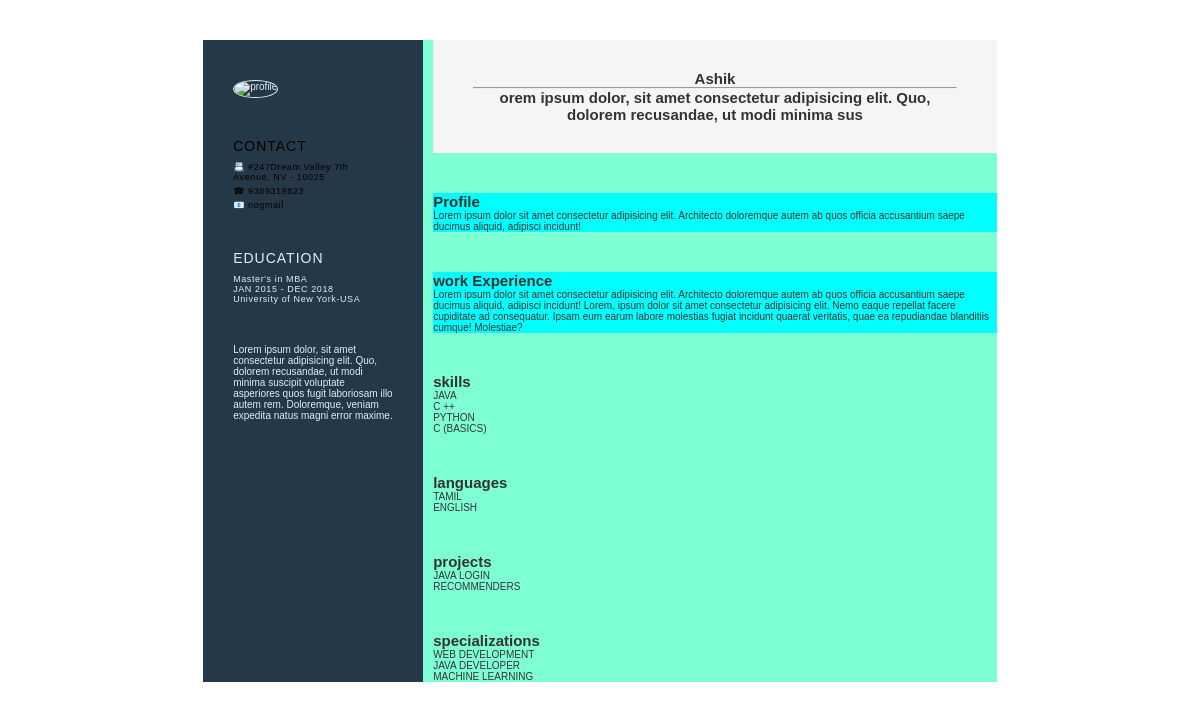
Screenshot of /resume/ with the database file from the repository.
### GenerateResume/models.py (models this page shows)
class userinfo(models.Model):
    uid = models.CharField(max_length=10)
    name = models.CharField(max_length=50)
    phone = models.CharField(max_length=12)
    address = models.CharField(max_length=100)
    about = models.CharField(max_length=100)
    mail=models.CharField(max_length=30,default='nogmail')

class skills(models.Model):
    uid = models.CharField(max_length=10)
    skillname = models.CharField(max_length=20)

class languages(models.Model):
    uid = models.CharField(max_length=10)
    langname = models.CharField(max_length=20)

class projects(models.Model):
    uid = models.CharField(max_length=10)
    proj = models.CharField(max_length=20)

class specializations(models.Model):
    uid = models.CharField(max_length=10)
    specname = models.CharField(max_length=20)

### GenerateResume/views.py (the view)
# urls.py: urlpatterns = [path("", resume_page)]
def resume_page(request):
    data=getAllDict(100)
    return render(request,'resume/index.html',data)

### GenerateResume/getdict.py (called while the page is built)
def getAllDict(u_id=100):
    user1=userinfo.objects.get(uid=u_id)
    skill=skills.objects.filter(uid=u_id),
    languge = languages.objects.filter(uid=u_id),
    project = projects.objects.filter(uid=u_id),
    spec = specializations.objects.filter(uid=u_id),
    works = workexp.objects.filter(uid=u_id).values_list('workname')
    datas = {'Name':user1.name,'phone':user1.phone,'mail':user1.mail,'address':user1.address,'about':user1.about,'skills':[s.skillname for sk in skill for s in sk],
             'language':[l.langname for lan in languge for l in lan],'projects':[p.proj for proj in project for p in proj],
             'spec':[s.specname for sp in spec for s in sp]
             }
    return datas

### templates/resume/index.html (shortened to what this page needs)
{%load static%}
<!DOCTYPE html>
<html lang="en">
<head>
    <link rel="stylesheet" href="{%static 'styles/style.css'%}">
</head>
<body>
    <section class="container-fluid">
       <div class="container">
           <div class="aside">
                <div class="aside-container">
                <div class="img-box">
                    <img src="https://images.unsplash.com/photo-1496345875659-11f7dd282d1d?ixlib=rb-4.0.3&ixid=MnwxMjA3fDB8MHxzZWFyY2h8MTZ8fG1lbiUyMHByb2ZpbGUlMjBzcXVhcmV8ZW58MHx8MHx8&auto=format&fit=crop&w=800&q=60" alt="profile">
                </div>
                <div class="info-box">
                     <div class="contact">
                        <div class="heading">
                            <h3 class="info-heading">contact</h3>
                        </div>
                        <ul class="details">
                            <li class="address">
                               <p class="add-text"  data-address="1">
                                   <span class="icon">📇 </span>
                                   {{address}}
                               </p>
                            </li>
                            <li class="phn">
                                <p class="phn-text" data-phn="1">
                                    <span class="icon">
                                        ☎
                                    </span>
                                    {{phone}}
                                </p>
                            </li>
                            <li class="email">
                                <p class="email-text" data-mail="1" >
                                    <span class="icon">
                                        📧
                                    </span>
                                     {{mail}}
                                </p>
                            </li>
                        </ul>
                    </div>
                    <div class="education">
                        <div class="heading">
                            <h3 class="info-heading">education</h3>
                        </div>
                        <ul class="details">
                            <li class="institution-info">
                                <p class="degree-txt" data-degree="1">Master's in MBA</p>
                                <p class="degree-year" data-year="1">JAN 2015 - DEC 2018</p>
                                <p class="institution-name">University of New York-USA</p>
                            </li>
                        </ul>
                    </div>
                    <div class="refreances">
                        Lorem ipsum dolor, sit amet consectetur adipisicing elit. Quo, dolorem recusandae, ut modi minima suscipit voluptate asperiores quos fugit laboriosam illo autem rem. Doloremque, veniam expedita natus magni error maxime.
                    </div>
                </div>
            </div>
            </div>
            <div class="main-container">
                <div class="inside-main-container">
                    <div class="header">
                        <h1 class="name">{{Name}}</h1>
                        <hr>
                        <h2>{{about}}</h2>
                    </div>
                    <div class="profile">
                        <h2 class="main-heading">Profile</h2>
                      <p class="profile-text" data-profile="1">
                        Lorem ipsum dolor sit amet consectetur adipisicing elit. Architecto doloremque autem ab quos officia accusantium saepe ducimus aliquid, adipisci incidunt!
                      </p>
                    </div>
                    <div class="work-exp">
                        <h2 class="main-heading">work Experience</h2>
                        <p>
                            Lorem ipsum dolor sit amet consectetur adipisicing elit. Architecto doloremque autem ab quos officia accusantium saepe ducimus aliquid, adipisci incidunt!
                        Lorem, ipsum dolor sit amet consectetur adipisicing elit. Nemo eaque repellat facere cupiditate ad consequatur. Ipsam eum earum labore molestias fugiat incidunt quaerat veritatis, quae ea repudiandae blanditiis cumque! Molestiae?
                        </p>
                    </div>
                    <div class="skills">
                        <h2 class="main-heading">skills</h2>
                        <ul class="skills-list">
                            {%for sk in skills%}
                            <li class="skill" data-skill="1">{{sk}}</li>
                            {%endfor%}
                        </ul>
                    </div>
                    <div class="languages">
                        <h2 class="main-heading">languages</h2>
                        <ul class="languages-list">
                            {%for l in language%}
                            <li class="language" data-language="1">{{l}}</li>
                            {%endfor%}
                        </ul>
                    </div>
                    <div class="projects">
                        <h2 class="main-heading">projects</h2>
                        <ul class="projects-list">
                            {%for p in projects%}
                            <li class="project" data-project="1">{{p}}</li>
                            {%endfor%}
                        </ul>
                    </div>
                    <div class="specializations">
                        <h2 class="main-heading">specializations</h2>
                        <ul class="specializations-list">
                            {%for s in spec%}
                            <li class="specialization" data-specialization="1">{{s}}</li>
                            {%endfor%}
                        </ul>
                    </div>
                </div>
            </div>
        </div>
    </section>
</body>
</html>

### static/styles/style.css (style rules this page uses)
* { box-sizing: border-box; margin: 0; padding: 0; }
html { font-size: 62.5%; font-family: sans-serif; color: #333; }
li { list-style: none; }
.container-fluid { max-width: 210mm; margin: 0 auto; padding: 0; background-color: aquamarine; margin-top: 4rem; }
.container { display: grid; grid-template-columns: 2fr 8fr; }
.aside { background-color: #253847; color: #ddeef5; }
.aside-container { padding: 4rem 3rem; display: flex; flex-direction: column; gap:4rem; align-items: center; justify-content: center; }
.info-box { display: flex; flex-direction: column; gap: 4rem; }
.info-heading { font-size: 1.4rem; font-weight: 400; text-transform: uppercase; letter-spacing: 1px; margin-bottom: 0.8rem; }
.details { padding-right: 1rem; letter-spacing: 0.6px; display: flex; flex-direction: column; justify-content: center; gap: 0.4rem; font-size: 0.9rem; }
.img-box { width: 16rem; }
.img-box img { width: 100%; border: #ddeef5 solid 1px; border-radius: 100%; }
.contact { color: black; }
.inside-main-container { margin-left: 1rem; display: flex; flex-direction: column; justify-content: center; gap: 4rem; }
.header { background-color: rgba(245,245,245,255); padding:3rem 4rem ; text-align: center; }
.profile { background-color: aqua; }
.work-exp { background-color: aqua; }

### rows the page displays
userinfo: address "#247Dream Valley 7th Avenue, NV - 10025", phone "9389319823", mail "nogmail", name "Ashik", about "orem ipsum dolor, sit amet consectetur adipisicing elit. Quo, dolorem recusandae, ut modi minima sus"
skills: skills "JAVA"
skills: skills "C ++"
skills: skills "PYTHON"
skills: skills "C (BASICS)"
languages: language "TAMIL"
languages: language "ENGLISH"
projects: projects "JAVA LOGIN"
projects: projects "RECOMMENDERS"
specializations: spec "WEB DEVELOPMENT"
specializations: spec "JAVA DEVELOPER"
specializations: spec "MACHINE LEARNING"
